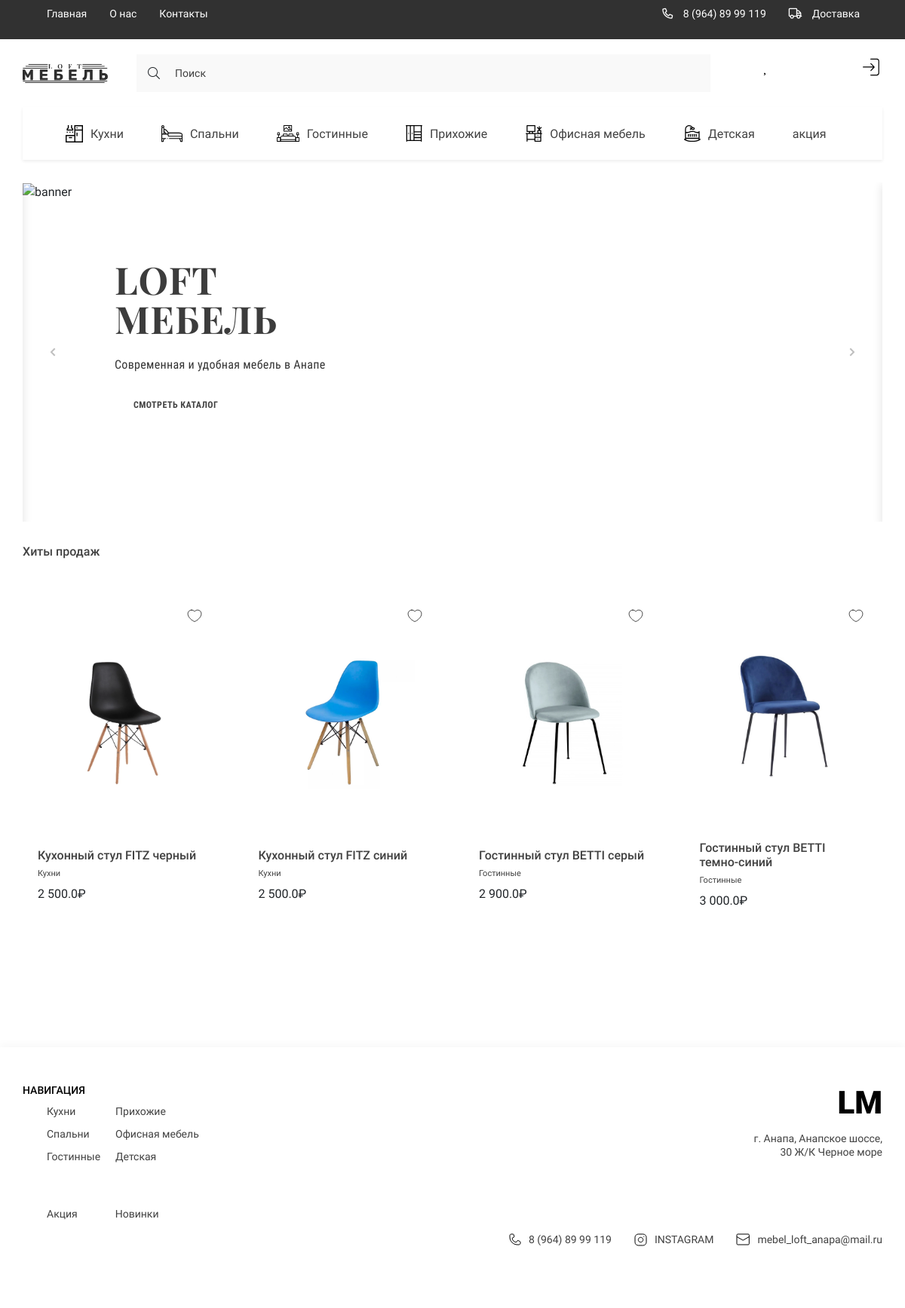
The page / on the database its author committed.
### loft/models.py (models this page shows, shortened)
class Category(models.Model):
    title = models.CharField(max_length=150, verbose_name='Категория')
    icon = models.ImageField(upload_to='icons/', blank=True, null=True, verbose_name='Иконка')
    slug = models.SlugField(unique=True, null=True)
    parent = models.ForeignKey('self', on_delete=models.CASCADE, null=True, blank=True,
                               related_name='subcategories', verbose_name='Родитель')
    def __str__(self):
        return self.title
    def get_absolute_url(self):
        return reverse('category', kwargs={'slug': self.slug})
    def get_icon(self):
        if self.icon:
            return self.icon.url
        else:
            return '-'
    class Meta:
        verbose_name = 'Категории'
        verbose_name_plural = 'Категории'

class Product(models.Model):
    title = models.CharField(max_length=150, verbose_name='Название товара')
    description = models.CharField(max_length=300, verbose_name='Описание товара')
    price = models.FloatField(verbose_name='Цена')
    created_at = models.DateTimeField(auto_now_add=True, verbose_name='Дата добавления')
    updated_at = models.DateTimeField(auto_now=True, verbose_name='Дата изменения')
    quantity = models.IntegerField(default=0, verbose_name='В наличии')
    slug = models.SlugField(unique=True, null=True)
    color_name = models.CharField(max_length=100, verbose_name='Цвет название')
    color_code = models.CharField(max_length=100, verbose_name=' Цвет код')
    category = models.ForeignKey(Category, on_delete=models.CASCADE, verbose_name='Категория',
                                 related_name='products')
    discount = models.IntegerField(null=True, blank=True, default=0, verbose_name='Скидка')
    width = models.CharField(max_length=150, null=True, blank=True, verbose_name='Ширина')
    height = models.CharField(max_length=150, null=True, blank=True, verbose_name='Высота')
    length = models.CharField(max_length=150, null=True, blank=True, verbose_name='Глубина')
    kind = models.ForeignKey('KindCategory', on_delete=models.SET_NULL, null=True, blank=True,
                             verbose_name='Вид', related_name='kind')
    model = models.ForeignKey('Brand', on_delete=models.SET_NULL, null=True, blank=True,
                             verbose_name='Модель', related_name='model')
    def get_absolute_url(self):
        return reverse('product', kwargs={'slug': self.slug})
    def get_product_image(self):
        if self.images:
            try:
                return self.images.first().image.url
            except:
                return '-'
        else:
            return '-'
    class Meta:
        verbose_name = 'Товар'
        verbose_name_plural = 'Товары'

class ImageProduct(models.Model):
    image = models.ImageField(upload_to='products/', verbose_name='Фото товара')
    product = models.ForeignKey(Product, on_delete=models.CASCADE, verbose_name='Товар',
                                related_name='images')
    class Meta:
        verbose_name = 'Фото товара'
        verbose_name_plural = 'Фото товаров'

### loft/views.py (the view)
# urls.py: path('', ProductList.as_view(), name='main'),
class ProductList(ListView):
    model = Product
    context_object_name = 'categories'
    template_name = 'loft/index.html'
    extra_context = {
        'title': 'LOFT мебель для дома'
    }
    def get_queryset(self):
        categories = Category.objects.filter(parent=None)
        return categories

### loft/templatetags/loft_tags.py (called while the page is built)
@register.simple_tag()
def get_categories():
    return Category.objects.filter(parent=None)

@register.simple_tag()
def get_products(category):
    return Product.objects.filter(category=category)[::-1]

@register.simple_tag()
def get_normal_price(price):
    return f"{price:_}".replace("_", " ")

### loft/templates/loft/index.html (shortened to what this page needs)
{% extends 'base.html' %}
{% load loft_tags %}
{% block main %}
<main class="main">
    <div class="container">
        <section class="products">
            <h2 class="products__title">Хиты продаж</h2>
            <div class="products__content">
                {% for category in categories %}
                {% get_products category as products %}
                {% for product in products|slice:":2" %}
                {% include 'loft/components/_card.html' %}
                {% endfor %}
                {% endfor %}
            </div>
        </section>
    </div>
</main>
{% endblock main %}

### templates/components_base/_header_categories.html
{% load loft_tags %}
<ul class="header__list _categories">
    {% get_categories as categories %}
    {% for category in categories %}
    <li>
        <a href="{{ category.get_absolute_url }}" class="header__list-links">
                                <span class="header__list-img">
                                    <img src="{{ category.get_icon }}" alt="icons">
                                </span>
            {{ category.title }}
        </a>
    </li>
    {% endfor %}
    <li>
        <a href="#!" class="header__list-links">
            акция
        </a>
    </li>
</ul>

### loft/templates/loft/components/_card.html (shortened to what this page needs)
{% load loft_tags %}
{% if request.user.is_authenticated %}
{% get_favorite_products request.user as favourites %}
{% endif %}
<div class="products__item">
    <a href="{% url 'to_favorite' product.slug %}" class="products__item-heart">
        <svg width="20px" height="20px" viewBox="0 0 28 24"
             fill="{% if product in favourites %}#ff0000{% else %}none{% endif %}" xmlns="http://www.w3.org/2000/svg">
            <path
                    d="M8.375 1C4.57813 1 1.5 4.07813 1.5 7.875C1.5 14.75 9.625 21 14 22.4538C18.375 21 26.5 14.75 26.5 7.875C26.5 4.07813 23.4219 1 19.625 1C17.3 1 15.2438 2.15438 14 3.92125C13.3661 3.01825 12.5239 2.28131 11.5447 1.77281C10.5656 1.2643 9.47831 0.999222 8.375 1Z"
                    stroke="{% if product in favourites %}none{% else %}#000000{% endif %}" stroke-width="1" stroke-linecap="round" stroke-linejoin="round"/>
        </svg>
    </a>
    <a href="{{ product.get_absolute_url }}"> <img src="{{ product.get_product_image }}" alt=""
                                                   class="products__item-img"></a>
    <div class="products__item-text">
        <h3 class="products__item-title">{{ product.title }}</h3>
        <div class="products__item-desrc">{{ product.category }}</div>
        <div class="products__item-price">{% get_normal_price product.price %}₽</div>
    </div>
</div>

### templates/layout/footer.html
{% load static %}
{% load loft_tags %}
<footer class="footer">
        <div class="container">
            <div class="footer__content">
                <div class="footer__navigate">
                    <div class="footer__navigate-part">
                        <h2 class="footer__navigate-title">НАВИГАЦИЯ</h2>
                        <div class="footer__navigate-lists">
                            <ul class="footer__navigate-list">
                                {% get_categories as categories %}
                                {% for category in categories %}
                                <li><a href="#!" class="footer__navigate-links">{{ category.title }}</a></li>
                                {% endfor %}
                            </ul>
                        </div>
                    </div>
                    <div class="footer__navigate-part _right">
                        <a href="./index.html" class="footer__logo">LM</a>
                        <p class="footer__adress">г. Анапа, Анапское шоссе, 30 Ж/К Черное море</p>
                    </div>
                </div>
                <div class="footer__social">
                    <ul class="footer__navigate-list _short">
                        <li><a href="#!" class="footer__navigate-links">Акция</a></li>
                        <li><a href="#!" class="footer__navigate-links">Новинки</a></li>
                    </ul>
                    <ul class="footer__social-list">
                        <li>
                            <a href="tel:89648999119" class="footer__social-links">
                                <img src="{% static 'loft/assets/icons/phone.svg' %}" alt="phone">
                                8 (964) 89 99 119
                            </a>
                        </li>
                        <li>
                            <a href="https://www.instagram.com/" target="_blank" class="footer__social-links">
                                <img src="{% static 'loft/assets/icons/inst.svg' %}" alt="insta">
                                INSTAGRAM
                            </a>
                        </li>
                        <li>
                            <a href="mailto:mebel_loft_anapa@mail.ru" target="_blank" class="footer__social-links">
                                <img src="{% static 'loft/assets/icons/mail.svg' %}" alt="mail">
                                mebel_loft_anapa@mail.ru
                            </a>
                        </li>
                    </ul>
                </div>
            </div>
        </div>
    </footer>

### loft/static/loft/style/style.css (style rules this page uses)
:root { --containerWidth: 1140px; --primaryColor: #414141; --primaryFont: 'Roboto'; --mainColor: #245462; }
* { padding: 0; margin: 0; box-sizing: border-box; text-decoration: none; list-style: none; font-family: var(--primaryFont); }
.container { width: 100%; max-width: calc(var(--containerWidth) + 30px); margin: 0 auto; padding: 0 15px; }
.nav__content-bars, ._categories, .nav__list-links>img, .nav__bars-open, ._truck { display: none; }
.header__list { display: flex; justify-content: space-between; align-items: center; }
.header__list._categories { justify-content: flex-start; width: 100%; overflow-x: scroll; background: #FFFFFF; box-shadow: 0px 2px 4px rgba(0, 0, 0, 0.07); margin-bottom: 30px; }
.header__list-links { padding: 24px 25px; display: flex; justify-content: center; align-items: center; height: 70px; transition: background .3s linear, color .3s linear; width: max-content; font-family: 'Roboto'; font-size: 16px; line-height: 19px; color: #414141; }
.header__list-links img { margin-right: 10px; min-width: 18px; transition: filter .3s linear; }
.main { width: 100%; flex-grow: 1; padding-bottom: 150px; }
.products { width: 100%; display: flex; flex-direction: column; margin-top: 30px; }
.products__title { font-size: 16px; line-height: 19px; color: #414141; margin-bottom: 35px; }
.products__content { width: 100%; display: grid; grid-template-columns: repeat(4, minmax(137.67px, 263px)); column-gap: 30px; row-gap: 10px; }
.products__item { display: flex; justify-content: center; flex-direction: column; align-items: center; padding: 53px 20px 32px; transition: transform .3s linear; position: relative; }
.products__item-text { width: 100%; margin-top: 54px; }
.products__item-title { font-weight: 500; font-size: 16px; line-height: 19px; color: #414141; }
.products__item-desrc { font-size: 11px; line-height: 13px; color: #414141; margin: 6px 0 9px; }
.products__item-heart { position: absolute; top: 21px; right: 15px; display: flex; padding: 10px; }
.products__item-heart { color: black }
.products__item-img { width: 100%; }
.footer { width: 100%; padding: 49px 0 32px; background: #FFFFFF; box-shadow: 0px -4px 10px rgba(0, 0, 0, 0.03); }
.footer__content { width: 100%; display: flex; flex-direction: column; justify-content: center; }
.footer__navigate { display: flex; width: 100%; justify-content: space-between; margin-bottom: 35px; }
.footer__navigate-part._right { text-align: right; }
.footer__navigate-title { font-weight: 500; font-size: 14px; line-height: 126.69%; color: #000000; margin-bottom: 10px; text-transform: uppercase; }
.footer__navigate-lists { display: flex; }
.footer__navigate-list { display: flex; flex-direction: column; height: 85px; flex-wrap: wrap; justify-content: space-between; }
.footer__navigate-list li { margin-right: 20px; }
.footer__navigate-list._short { flex-direction: row; }
.footer__navigate-list:not(:last-child) { margin-right: 50px; }
.footer__navigate-links { font-size: 14px; line-height: 126.69%; color: #414141; display: block; margin-bottom: 7.24px; transition: color .3s linear; }
.footer__logo { font-weight: 900; font-size: 42px; line-height: 49px; color: #000000; display: block; margin-bottom: 15px; }
.footer__adress { font-size: 14px; line-height: 126.69%; text-align: right; color: #414141; width: 100%; max-width: 171px; }
.footer__navigate-list._short .footer__navigate-links { margin: 0 30px 0 0; }
.footer__navigate-list._short li:last-child .footer__navigate-links { margin: 0; }
.footer__social { display: flex; justify-content: space-between; width: 100%; }
.footer__social-list { display: flex; justify-content: center; text-align: right; align-items: center; }
.footer__social-links { display: flex; justify-content: center; align-items: center; font-size: 14px; line-height: 126.69%; color: #414141; margin-right: 30px; }
.footer__social-list li:last-child .footer__social-links { margin-right: 0; }
.footer__social-links img { margin-right: 10px; }

### loft/static/loft/style/new_style.css (style rules this page uses)
* { text-decoration: none !important; }

### rows shown on the page
Category: get_icon (picture), title "Кухни"
Category: get_icon (picture), title "Спальни"
Category: get_icon (picture), title "Гостинные"
Category: get_icon (picture), title "Прихожие"
Category: get_icon (picture), title "Офисная мебель"
Category: get_icon (picture), title "Детская"
Product: get_product_image (picture), title "Кухонный стул FITZ черный", category "Кухни", price "2 500.0"
Product: get_product_image (picture), title "Кухонный стул FITZ синий", category "Кухни", price "2 500.0"
Product: get_product_image (picture), title "Гостинный стул BETTI серый", category "Гостинные", price "2 900.0"
Product: get_product_image (picture), title "Гостинный стул BETTI темно-синий", category "Гостинные", price "3 000.0"
